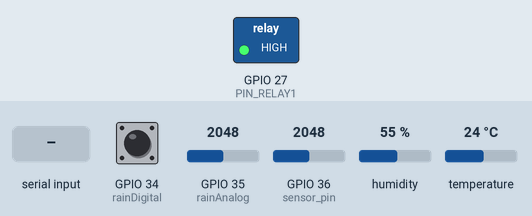
Recording of a sketch running on a simulated ESP32. On the bench: switched loads named in the sketch (green lamp = pin HIGH). The test bench sets the inputs (shaded band); at power-on: GPIO 34 (rainDigital) HIGH, GPIO 35 (rainAnalog) = 2048, GPIO 36 (sensor_pin) = 2048, humidity 55 %, temperature 24 °C. WiFi joins after 1.5 s; servers stay silent unless stated; nothing arrives over Bluetooth unless stated; what the sketch prints to the serial monitor is not drawn.

Above: at 5.0 s.
5.1 s: "a" received over the second serial link
At 5.6 s:
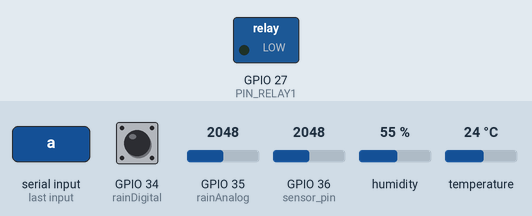
8.3 s: "A" received over the second serial link
At 9.1 s:
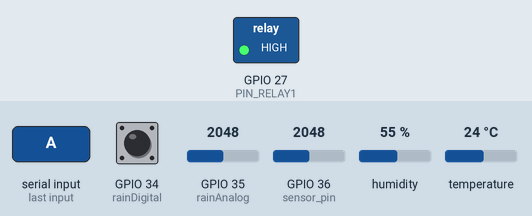
Timing chart, 0 to 11.3 s (numbered marks = the images above; inputs shaded):
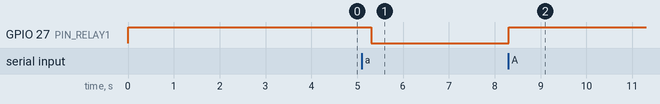

Measured:
- after the input at 5.1 s, GPIO 27 (PIN_RELAY1): HIGH → LOW after 0.21 s
- after the input at 8.3 s, GPIO 27 (PIN_RELAY1): LOW → HIGH at once

The sketch:

Finalprojectcode.ino
```cpp
#include <WiFi.h>
#include "ThingSpeak.h"

//for DHT11
#include <Adafruit_Sensor.h>
#include "DHT.h"
#define DHTPIN 4   // Any pin
#define DHTTYPE DHT11
DHT dht(DHTPIN, DHTTYPE);

//for Blynk interface
#define BLYNK_PRINT Serial
#include <WiFiClient.h>//
#include <BlynkSimpleEsp32.h>
#define BLYNK_TEMPLATE_ID "TMPLMASZbsy7"
#define BLYNK_DEVICE_NAME "Precision Agriculture"
#define BLYNK_AUTH_TOKEN "NVqq_pmRt2cYbsJl6TeaxwSYxjquOXZe"
char auth[] = "NVqq_pmRt2cYbsJl6TeaxwSYxjquOXZe"; //blynk auth
BlynkTimer timer;

//for wifi connection
const char* ssid = "MARUTHI108";   //MARUTHI108 Huawei
const char* pass = "MARUTHI@9999";   //MARUTHI@9999 Abdulbhai


#define PIN_RELAY1 27  //relay

//for bluetooth iniatilize
#include "BluetoothSerial.h"
BluetoothSerial SerialBT;
int state_relay1 = 0;

#define ledPin 2

//for rain sensor
#define rainAnalog 35
#define rainDigital 34

const int sensor_pin =36;   //for soil


                              void humidity()
                              {
                                int hum = dht.readHumidity();
                                Blynk.virtualWrite(V2,hum);
                               }

                              void temprature()
                              {
                                int temp = dht.readTemperature();
                                 if(temp > 27){
                                // Blynk.email("shameer50@gmail.com", "Alert", "Temperature over 28C!");
                                Blynk.logEvent("temprature","temprature above 25");
                                 }
                                Blynk.virtualWrite(V3,temp);
                              }

                                 void soilsensor()
                              {
                                int soilmoistureValue = analogRead(sensor_pin);
                                 if(soilmoistureValue==4095){
                                // Blynk.email("shameer50@gmail.com", "Alert", "Temperature over 28C!");
                                Blynk.logEvent("soilmoisture","Soil is dry. Turn on water");
                                 }
                                Blynk.virtualWrite(V4,soilmoistureValue);


                                 }
                                    void rain()
                              {
                              //  int rainDigitalVal = digitalRead(rainDigital);
                                 int rainAnalogVal = analogRead(rainAnalog);
                                Blynk.virtualWrite(V6,rainAnalogVal);
                               }

//for thngspeak interface
WiFiClient  client;
unsigned long Channel_ID = 1818538;        //thingspeak
const char * API_Key = "BGRRJDMD4J3QVO5L";
unsigned long last_time = 0;
unsigned long Delay = 5000;

void setup() {
     Serial.begin(115200);

     WiFi.mode(WIFI_STA);

     ThingSpeak.begin(client);

     pinMode(sensor_pin, INPUT);
     pinMode(rainAnalog,INPUT);
     pinMode(rainDigital,INPUT);

     pinMode(PIN_RELAY1, OUTPUT);
     //During Starting all Relays should TURN OFF
     digitalWrite(PIN_RELAY1, HIGH);
      SerialBT.begin();
    if(!SerialBT.begin("ESP32")){
    Serial.println("An error occurred initializing Bluetooth");
  }else{
    Serial.println("Bluetooth initialized");
  }
     Serial.println(F("DHTxx test!"));
     dht.begin();
     delay(2000);

                                  WiFi.mode(WIFI_STA);

                                  ThingSpeak.begin(client);
                                  Blynk.begin(auth, ssid, pass,"blynk.cloud",80);

                                  timer.setInterval(3000L,humidity);
                                  timer.setInterval(3000L,temprature);
                                  timer.setInterval(3000L,soilsensor);
                                //  timer.setInterval(3000L,rain);


}

  void loop(){


      float h = dht.readHumidity();
      float t = dht.readTemperature();
      int soilMoistureValue = analogRead(sensor_pin);
      int rainAnalogVal = analogRead(rainAnalog);
      int rainDigitalVal = digitalRead(rainDigital);
    Serial.print("Humidity: ");
    Serial.println(h);
    Serial.print("Temperature:");
    Serial.println(t);
    Serial.print("soilmoisture Value: ");
    Serial.println(soilMoistureValue);
    Serial.println(rainAnalogVal);
    //Serial.println(rainDigitalVal);
    if(rainDigitalVal==0)
    {
      Serial.print("its raining");
    }
    else
    {
      Serial.print("its not raining");
    }

if ((millis() - last_time) > Delay) {

    // Connect or reconnect to WiFi
    if(WiFi.status() != WL_CONNECTED){
      Serial.print("Connecting...");
      while(WiFi.status() != WL_CONNECTED){
        WiFi.begin(ssid, pass);
        delay(5000);
      }
      Serial.println("\nConnected.");
    }

     float h = dht.readHumidity();
     float t = dht.readTemperature();

     int rainDigitalVal = digitalRead(rainDigital);
     int soilMoistureValue = analogRead(sensor_pin);

     ThingSpeak.setField(1,rainDigitalVal);
     ThingSpeak.setField(2,soilMoistureValue);
     ThingSpeak.setField(3,h);
     ThingSpeak.setField(4,t);

     int Data = ThingSpeak.writeFields(Channel_ID, API_Key);

     if(Data == 200){
      Serial.println("Channel updated successfully!");
    }
    else{
      Serial.println("Problem updating channel. HTTP error code " + String(Data));
    }
    last_time = millis();
  }
   // delay(3000);
    Blynk.run();
    timer.run();
    handle_bt();
}


void handle_bt(){
  //------------------------------------
  char command;
  if(SerialBT.available()){
    command = SerialBT.read();
    Serial.println(command);
  }
  //------------------------------------

  switch(command)
  {
     //******************************************************************************
     //Turn ON - Relay1
     case 'A':
      digitalWrite(PIN_RELAY1, HIGH);
      state_relay1 = 1;
      Serial.println("handle_bt: Relay1 State = "+String(state_relay1));
     // Blynk.virtualWrite(VPIN_BUTTON1, state_relay1);
      break;

    //Turn OFF - Relay1
    case 'a':
      digitalWrite(PIN_RELAY1, LOW);
      state_relay1 = 0;
     // Blynk.virtualWrite(VPIN_BUTTON1, state_relay1);
      break;
  }
}
```
